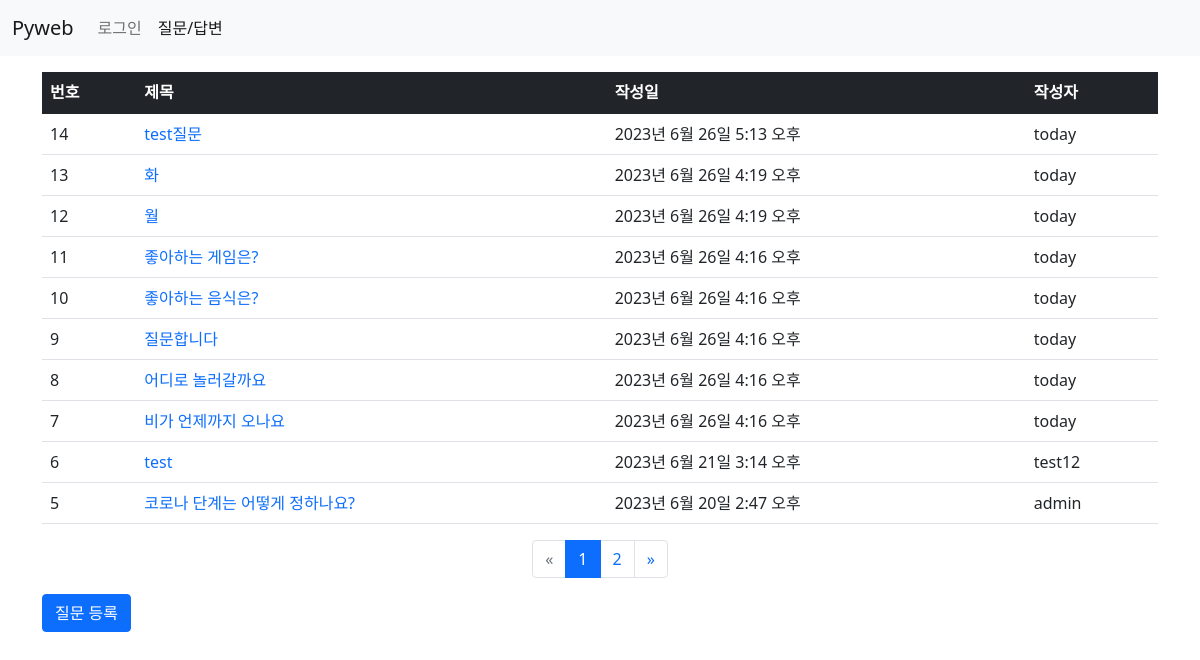
/board/, run on the app's committed database.
### board/models.py (models this page shows, shortened)
class Question(models.Model):
    subject = models.CharField(max_length=200)  # 제목
    content = models.TextField()  # 질문 내용
    create_date = models.DateTimeField()  # 등록일
    author = models.ForeignKey(User,on_delete=models.CASCADE) # 글쓴이
    modify = models.DateTimeField(null=True, blank=True)

### board/views.py (the view)
# urls.py: path('', views.question_list, name='question_list'),
def question_list(request):
    question_list = Question.objects.order_by('-create_date') #내림 차순
    page = request.GET.get('page', '1')
    paginator = Paginator(question_list, 10) # 페이지당 게시글 -10
    page_obj = paginator.get_page(page)
    context = {'question_list': page_obj}
    return render(request, 'board/question_list.html', context)

### board/templatetags/board_filter.py (called while the page is built)
@register.filter
def sub(value, arg):
    return value - arg #원래값 - 매개값  -> |sub:arg

### templates/board/question_list.html
{% extends 'base.html' %}
{% load board_filter %}
{% block content %}
<div class="container my-3">
    <section id="question_list">
        <table class="table">
            <thead>
                <tr class="table-dark">
                    <th>번호</th><th>제목</th><th>작성일</th><th>작성자</th>
                </tr>
            </thead>
            <tbody>
                {% if question_list %}
                    {% for question in question_list %}
                    <tr>
                        <td>{{ question_list.paginator.count|sub:question_list.start_index|sub:forloop.counter0|add:1 }}</td>
                        <td>
                            <a href="{% url 'board:detail' question.id %}">{{ question.subject }}</a>
                        </td>
                        <td>{{ question.create_date }}</td>
                        <td>{{ question.author }}</td>
                    </tr>
                    {% endfor %}
                {% else %}
                    <tr>
                        <td>질문이 없습니다.</td>
                    </tr>
                {% endif %}
            </tbody>
        </table>
        <ul class="pagination justify-content-center">
            {% if question_list.has_previous %}
                <li class="page-item">
                    <a class="page-link" href="?page={{ question_list.previous_page_number }}">
                        &laquo;
                    </a>
                </li>
            {% else %}
                <li class="page-item disabled">
                    <a class="page-link" href="#">&laquo;</a>
                </li>
            {% endif %}
            {% for page_number in question_list.paginator.page_range %}
                {% if page_number == question_list.number %}
                    <li class="page-item active">
                        <a class="page-link" href="?page={{ page_number }}">
                            {{ page_number }}
                        </a>
                    </li>
                {% else %}
                    <li class="page-item">
                        <a class="page-link" href="?page={{ page_number }}">
                            {{ page_number }}
                        </a>
                    </li>
                {% endif %}
            {% endfor %}
            {% if question_list.has_next %}
                <li class="page-item">
                    <a class="page-link" href="?page={{ question_list.next_page_number }}">
                        &raquo;
                    </a>
                </li>
            {% else %}
                <li class="page-item disabled">
                    <a class="page-link" href="#">&raquo;</a>
                </li>
            {% endif %}
        </ul>
        <a href="{% url 'board:question_create' %}"
            class="btn btn-primary">질문 등록</a>
    </section>
</div>
{% endblock %}

### static/board/css/style.css (style rules this page uses)
a { text-decoration: none; }

### data on the page
Question: paginator.count|sub "14", subject "test질문", create_date "2023년 6월 26일 5:13 오후", author "today"
Question: paginator.count|sub "13", subject "화", create_date "2023년 6월 26일 4:19 오후", author "today"
Question: paginator.count|sub "12", subject "월", create_date "2023년 6월 26일 4:19 오후", author "today"
Question: paginator.count|sub "11", subject "좋아하는 게임은?", create_date "2023년 6월 26일 4:16 오후", author "today"
Question: paginator.count|sub "10", subject "좋아하는 음식은?", create_date "2023년 6월 26일 4:16 오후", author "today"
Question: paginator.count|sub "9", subject "질문합니다", create_date "2023년 6월 26일 4:16 오후", author "today"
Question: paginator.count|sub "8", subject "어디로 놀러갈까요", create_date "2023년 6월 26일 4:16 오후", author "today"
Question: paginator.count|sub "7", subject "비가 언제까지 오나요", create_date "2023년 6월 26일 4:16 오후", author "today"
Question: paginator.count|sub "6", subject "test", create_date "2023년 6월 21일 3:14 오후", author "test12"
Question: paginator.count|sub "5", subject "코로나 단계는 어떻게 정하나요?", create_date "2023년 6월 20일 2:47 오후", author "admin"

### other printed values
{{ page_number }} "1"
{{ page_number }} "2"
